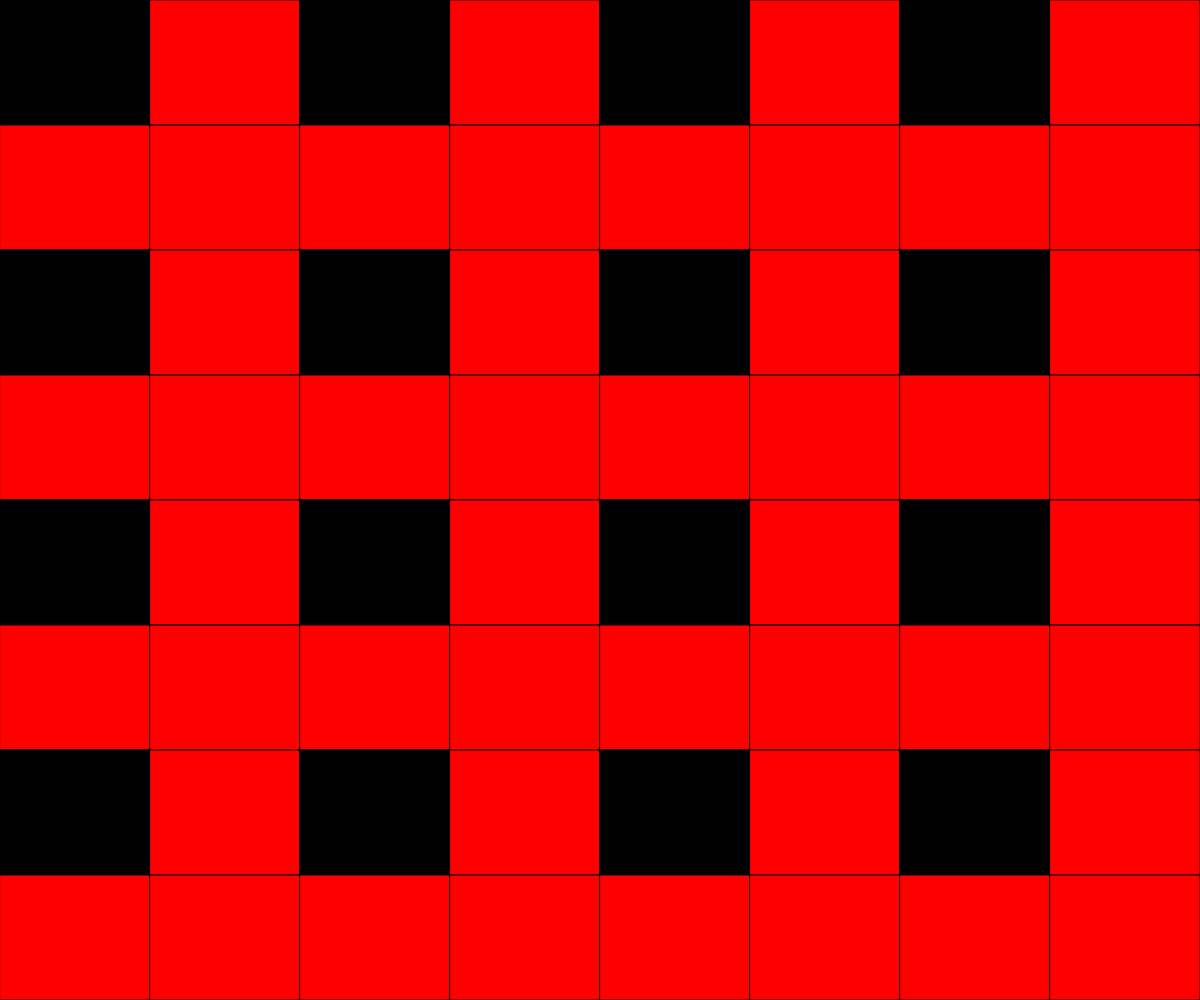
Frame 1 (no input)
Frame 60 (no input): identical to frame 1, image omitted
Frame 120 (the mouse pressed at the canvas centre since frame 60): identical to frame 1, image omitted

The p5.js sketch that drew this single still picture (run headless with seeded random() and noise() and a simulated clock; from frame 60 on, the mouse is pressed at the canvas centre):

// p5.js sketch
// ── sketch.js
// Checkers 
// Anjana Samarasinghe 
// Oct 31, 2022 

let grid; 
let rows = 8; 
let colms = 8; 
let cellWidth;
let cellHeight;

function setup() {
  createCanvas(windowWidth, windowHeight);
  grid = create2dArray(colms, rows);
  cellWidth = width/colms;
  cellHeight = height/rows;
}

function draw() {
  background(220);
  displayGrid(grid); 
}

// function createRandom2dArray(colms, rows) {
//   let emptyArray = [];
//   for (let y=0; y<rows; y++) {
//     emptyArray.push([]);
//     for (let x=0; x<colms; x++) {
//       if (random(100) < 50) {
//         emptyArray[y].push(0);
//       }
//       else {
//         emptyArray[y].push(1);
//       }
//     }
//   }
//   return emptyArray;
// }


function displayGrid(grid) {
  for (let y=0; y<rows; y++) {
    for (let x=0; x<colms; x++) {
      if (grid[y][x] === 0) {
        fill("red");
      }
      // if (grid[y][x] === 3) {
      //   fill("red"); 
      // }
      else if (grid[y][x] === 1) {
        fill("black");
      }
      rect(x*cellWidth, y*cellHeight, cellWidth, cellHeight);
    }
  }
}

function create2dArray(colms, rows) {
  let emptyArray = [];
  for (let y=0; y<rows; y++) {
    emptyArray.push([]);
    for (let x=0; x<colms; x++) {
      if (x % 2 === 0 && y % 2 === 0) {
        emptyArray[y].push(1);
      }
     
      // if (y % 2 !== 0 && x % 2 !== 0) {
      //   emptyArray[y].push(1);
      // }
    
      else {
        emptyArray[y].push(0);
      }
    }
  }
  return emptyArray;
}
